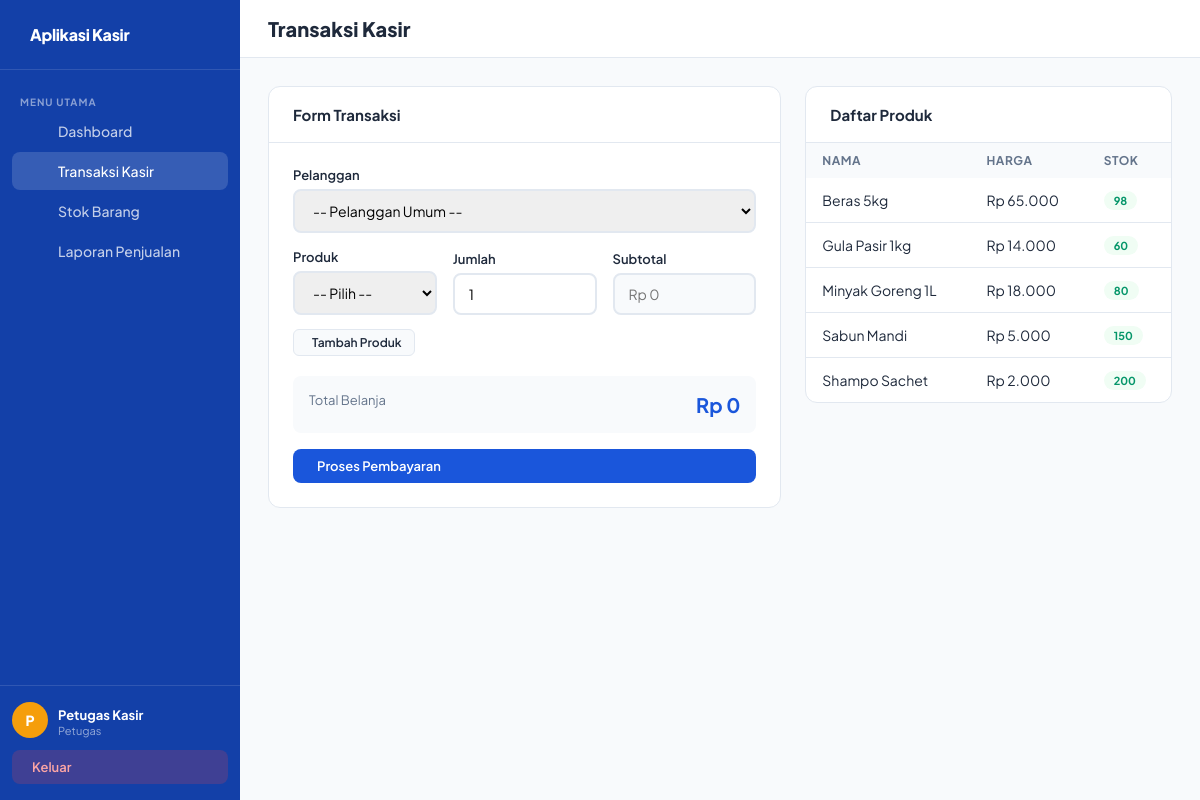
Page /pages/kasir.php (signed in) on the committed database.
### tables this page shows
CREATE TABLE `produk` (
  `ProdukID` int NOT NULL,
  `NamaProduk` varchar(255) NOT NULL,
  `Harga` decimal(10,2) NOT NULL DEFAULT '0.00',
  `Stok` int NOT NULL DEFAULT '0'
);

### config/database.php (called while the page is built, shortened)
<?php
class Database {
    private static $instance = null;
    private $conn;
    private function __construct() {
        $this->conn = new mysqli(DB_HOST, DB_USER, DB_PASS, DB_NAME);
        $this->conn->set_charset("utf8mb4");
    }
    public static function getInstance(): Database {
        if (!self::$instance) {
            self::$instance = new Database();
        }
        return self::$instance;
    }
    public function getConn(): mysqli {
        return $this->conn;
    }
}

### classes/Produk.php (called while the page is built, shortened)
<?php
require_once __DIR__ . '/../config/database.php';
class Produk {
    private $conn;
    public function __construct() {
        $this->conn = Database::getInstance()->getConn();
    }
    public function getAll(): array {
        $result = $this->conn->query("SELECT * FROM produk ORDER BY NamaProduk");
        return $result->fetch_all(MYSQLI_ASSOC);
    }
}

### pages/kasir.php (the view, shortened to what this page needs)
<?php
require_once '../classes/Produk.php';
$produkObj    = new Produk();
$produkList    = $produkObj->getAll();
include '../includes/header.php';
?>
<div class="topbar"><h1><i class="ph-bold ph-receipt"></i> Transaksi Kasir</h1></div>
<div class="content">
<div style="display:grid;grid-template-columns:1.4fr 1fr;gap:24px;align-items:start">
  <div class="card">
    <div class="card-header"><h2>Form Transaksi</h2></div>
    <div class="card-body">
    <form method="POST" id="formKasir">
      <div class="form-group">
        <label>Pelanggan</label>
        <select name="pelanggan_id" class="form-control">
          <option value="0">-- Pelanggan Umum --</option>
        </select>
      </div>
      <div id="item-container">
        <div class="item-row form-row cols-3" style="margin-bottom:10px;align-items:end">
          <div class="form-group" style="margin:0">
            <label>Produk</label>
            <select name="produk_id[]" class="form-control produk-select" onchange="updateHarga(this)">
              <option value="">-- Pilih --</option>
            </select>
          </div>
          <div class="form-group" style="margin:0">
            <label>Jumlah</label>
            <input type="number" name="jumlah[]" class="form-control jumlah-input" min="1" value="1" onchange="hitungTotal()">
          </div>
          <div class="form-group" style="margin:0">
            <label>Subtotal</label>
            <input type="text" class="form-control subtotal-display" readonly placeholder="Rp 0" style="background:#f8fafc">
          </div>
        </div>
      </div>
      <button type="button" onclick="tambahBaris()" class="btn btn-secondary btn-sm" style="margin-bottom:20px">
        <i class="ph-bold ph-plus"></i> Tambah Produk
      </button>
      <div style="background:var(--bg);border-radius:8px;padding:16px;margin-bottom:16px">
        <div style="display:flex;justify-content:space-between;font-size:13px;color:var(--muted)">
          <span>Total Belanja</span>
          <strong id="grand-total" style="font-size:20px;color:var(--brand)">Rp 0</strong>
        </div>
      </div>
      <button type="submit" name="proses" class="btn btn-primary" style="width:100%">
        <i class="ph-bold ph-credit-card"></i> Proses Pembayaran
      </button>
    </form>
    </div>
  </div>
  <div class="card">
    <div class="card-header"><h2><i class="ph-bold ph-package"></i> Daftar Produk</h2></div>
    <table>
      <thead><tr><th>Nama</th><th>Harga</th><th>Stok</th></tr></thead>
      <tbody>
      <?php foreach ($produkList as $pr): ?>
        <tr>
          <td><?= htmlspecialchars($pr['NamaProduk']) ?></td>
          <td>Rp <?= number_format($pr['Harga'],0,',','.') ?></td>
          <td>
            <span class="badge <?= $pr['Stok']<10?'badge-red':'badge-green' ?>">
              <?= $pr['Stok'] ?>
            </span>
          </td>
        </tr>
      <?php endforeach; ?>
      </tbody>
    </table>
  </div>
</div>
</div>
<?php include '../includes/footer.php'; ?>

### includes/header.php (style rules this page uses)
*, *::before, *::after { box-sizing: border-box; margin: 0; padding: 0; }
:root { --brand: #1a56db; --brand-dark: #1340a8; --brand-light: #eff6ff; --accent: #f59e0b; --bg: #f8fafc; --white: #fff; --text: #1e293b; --muted: #64748b; --border: #e2e8f0; --danger: #ef4444; --success: #10b981; --warning: #f59e0b; --sidebar-w: 240px; --radius: 12px; }
body { font-family: 'Plus Jakarta Sans', sans-serif; background: var(--bg); color: var(--text); display: flex; min-height: 100vh; }
.topbar { background: var(--white); border-bottom: 1px solid var(--border); padding: 16px 28px; display: flex; align-items: center; justify-content: space-between; }
.topbar h1 { font-size: 20px; font-weight: 800; }
.content { padding: 28px; flex: 1; }
.card { background: var(--white); border-radius: var(--radius); border: 1px solid var(--border); overflow: hidden; }
.card-header { padding: 18px 24px; border-bottom: 1px solid var(--border); display: flex; align-items: center; justify-content: space-between; }
.card-header h2 { font-size: 15px; font-weight: 700; }
.card-body { padding: 24px; }
table { width: 100%; border-collapse: collapse; font-size: 14px; }
th { background: var(--bg); padding: 10px 16px; text-align: left; font-size: 12px; font-weight: 700; color: var(--muted); text-transform: uppercase; letter-spacing: .5px; }
td { padding: 12px 16px; border-bottom: 1px solid var(--border); vertical-align: middle; }
tr:last-child td { border-bottom: none; }
.badge { display: inline-block; padding: 3px 10px; border-radius: 99px; font-size: 11px; font-weight: 700; }
.badge-green { background: #f0fdf4; color: #059669; }
.btn { display: inline-flex; align-items: center; gap: 6px; padding: 9px 18px; border-radius: 8px; font-family: inherit; font-size: 13px; font-weight: 600; cursor: pointer; border: none; text-decoration: none; transition: all .15s; }
.btn-primary { background: var(--brand); color: #fff; }
.btn-secondary { background: var(--bg); color: var(--text); border: 1px solid var(--border); }
.btn-sm { padding: 5px 12px; font-size: 12px; border-radius: 6px; }
.form-group { margin-bottom: 16px; }
.form-group label { display: block; font-size: 13px; font-weight: 600; margin-bottom: 6px; }
.form-control { width: 100%; padding: 10px 14px; border: 2px solid var(--border); border-radius: 8px; font-family: inherit; font-size: 14px; outline: none; transition: border .2s; }
.form-row { display: grid; gap: 16px; }
.form-row.cols-3 { grid-template-columns: 1fr 1fr 1fr; }

### rows in the picture
produk: NamaProduk "Beras 5kg", Harga "65.000", Stok "98"
produk: NamaProduk "Gula Pasir 1kg", Harga "14.000", Stok "60"
produk: NamaProduk "Minyak Goreng 1L", Harga "18.000", Stok "80"
produk: NamaProduk "Sabun Mandi", Harga "5.000", Stok "150"
produk: NamaProduk "Shampo Sachet", Harga "2.000", Stok "200"

### other values in the picture
substr($nama,0,1) "P"
$nama "Petugas Kasir"
$role "Petugas"
